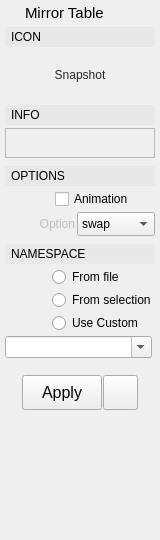
<?xml version="1.0" encoding="UTF-8"?>
<ui version="4.0">
 <class>Form</class>
 <widget class="QWidget" name="Form">
  <property name="geometry">
   <rect>
    <x>0</x>
    <y>0</y>
    <width>160</width>
    <height>540</height>
   </rect>
  </property>
  <property name="sizePolicy">
   <sizepolicy hsizetype="Preferred" vsizetype="Preferred">
    <horstretch>0</horstretch>
    <verstretch>0</verstretch>
   </sizepolicy>
  </property>
  <property name="minimumSize">
   <size>
    <width>160</width>
    <height>540</height>
   </size>
  </property>
  <property name="maximumSize">
   <size>
    <width>16777215</width>
    <height>16777215</height>
   </size>
  </property>
  <property name="windowTitle">
   <string>Form</string>
  </property>
  <property name="styleSheet">
   <string notr="true"/>
  </property>
  <layout class="QVBoxLayout" name="verticalLayout">
   <property name="spacing">
    <number>5</number>
   </property>
   <property name="leftMargin">
    <number>5</number>
   </property>
   <property name="topMargin">
    <number>2</number>
   </property>
   <property name="rightMargin">
    <number>5</number>
   </property>
   <property name="bottomMargin">
    <number>2</number>
   </property>
   <item>
    <layout class="QHBoxLayout" name="horizontalLayout_18">
     <property name="leftMargin">
      <number>2</number>
     </property>
     <property name="topMargin">
      <number>2</number>
     </property>
     <property name="rightMargin">
      <number>2</number>
     </property>
     <property name="bottomMargin">
      <number>0</number>
     </property>
     <item>
      <widget class="QLabel" name="label_6">
       <property name="maximumSize">
        <size>
         <width>13</width>
         <height>13</height>
        </size>
       </property>
       <property name="text">
        <string/>
       </property>
       <property name="pixmap">
        <pixmap>../icons/mirrortable2.png</pixmap>
       </property>
       <property name="scaledContents">
        <bool>true</bool>
       </property>
      </widget>
     </item>
     <item>
      <widget class="QLabel" name="label_2">
       <property name="font">
        <font>
         <family>Arial</family>
         <pointsize>11</pointsize>
         <weight>50</weight>
         <bold>false</bold>
        </font>
       </property>
       <property name="text">
        <string>Mirror Table</string>
       </property>
      </widget>
     </item>
    </layout>
   </item>
   <item>
    <widget class="QFrame" name="iconToggleBox">
     <property name="styleSheet">
      <string notr="true"/>
     </property>
     <property name="frameShape">
      <enum>QFrame::NoFrame</enum>
     </property>
     <property name="frameShadow">
      <enum>QFrame::Plain</enum>
     </property>
     <layout class="QVBoxLayout" name="verticalLayout_6">
      <property name="spacing">
       <number>0</number>
      </property>
      <property name="margin">
       <number>0</number>
      </property>
      <item>
       <widget class="QFrame" name="iconToggleBoxHeading">
        <property name="styleSheet">
         <string notr="true"/>
        </property>
        <property name="frameShape">
         <enum>QFrame::NoFrame</enum>
        </property>
        <property name="frameShadow">
         <enum>QFrame::Raised</enum>
        </property>
        <layout class="QVBoxLayout" name="verticalLayout_7">
         <property name="spacing">
          <number>0</number>
         </property>
         <property name="margin">
          <number>0</number>
         </property>
         <item>
          <widget class="QPushButton" name="iconToggleBoxButton">
           <property name="minimumSize">
            <size>
             <width>0</width>
             <height>20</height>
            </size>
           </property>
           <property name="styleSheet">
            <string notr="true">
QPushButton {
	Text-align: left;
	padding-left: 5px;
}

QPushButton:Checked {
	background-color: rgb(255,255,255,25);
}

QPushButton:!Checked {
	background-color: rgb(255,255,255,10);
}</string>
           </property>
           <property name="text">
            <string>ICON</string>
           </property>
           <property name="checkable">
            <bool>true</bool>
           </property>
           <property name="checked">
            <bool>true</bool>
           </property>
           <property name="flat">
            <bool>true</bool>
           </property>
          </widget>
         </item>
        </layout>
       </widget>
      </item>
      <item>
       <widget class="QFrame" name="iconToggleBoxFrame">
        <property name="sizePolicy">
         <sizepolicy hsizetype="Preferred" vsizetype="Expanding">
          <horstretch>0</horstretch>
          <verstretch>0</verstretch>
         </sizepolicy>
        </property>
        <property name="styleSheet">
         <string notr="true"/>
        </property>
        <property name="frameShape">
         <enum>QFrame::NoFrame</enum>
        </property>
        <property name="frameShadow">
         <enum>QFrame::Plain</enum>
        </property>
        <layout class="QVBoxLayout" name="verticalLayout_8">
         <property name="spacing">
          <number>3</number>
         </property>
         <property name="leftMargin">
          <number>0</number>
         </property>
         <property name="topMargin">
          <number>3</number>
         </property>
         <property name="rightMargin">
          <number>0</number>
         </property>
         <property name="bottomMargin">
          <number>0</number>
         </property>
         <item>
          <layout class="QHBoxLayout" name="thumbnailLayout">
           <property name="spacing">
            <number>0</number>
           </property>
           <property name="topMargin">
            <number>0</number>
           </property>
           <property name="bottomMargin">
            <number>0</number>
           </property>
           <item>
            <widget class="QFrame" name="thumbnailFrame">
             <property name="sizePolicy">
              <sizepolicy hsizetype="Expanding" vsizetype="Expanding">
               <horstretch>0</horstretch>
               <verstretch>1</verstretch>
              </sizepolicy>
             </property>
             <property name="minimumSize">
              <size>
               <width>50</width>
               <height>50</height>
              </size>
             </property>
             <property name="maximumSize">
              <size>
               <width>150</width>
               <height>150</height>
              </size>
             </property>
             <property name="styleSheet">
              <string notr="true"/>
             </property>
             <property name="frameShape">
              <enum>QFrame::NoFrame</enum>
             </property>
             <property name="frameShadow">
              <enum>QFrame::Plain</enum>
             </property>
             <property name="lineWidth">
              <number>0</number>
             </property>
             <layout class="QVBoxLayout" name="verticalLayout_4">
              <property name="spacing">
               <number>0</number>
              </property>
              <property name="margin">
               <number>0</number>
              </property>
              <item>
               <widget class="QToolButton" name="thumbnailButton">
                <property name="enabled">
                 <bool>true</bool>
                </property>
                <property name="sizePolicy">
                 <sizepolicy hsizetype="Expanding" vsizetype="Expanding">
                  <horstretch>0</horstretch>
                  <verstretch>1</verstretch>
                 </sizepolicy>
                </property>
                <property name="minimumSize">
                 <size>
                  <width>0</width>
                  <height>0</height>
                 </size>
                </property>
                <property name="maximumSize">
                 <size>
                  <width>150</width>
                  <height>150</height>
                 </size>
                </property>
                <property name="toolTip">
                 <string/>
                </property>
                <property name="layoutDirection">
                 <enum>Qt::LeftToRight</enum>
                </property>
                <property name="styleSheet">
                 <string notr="true">color: rgb(40, 40, 40);
border: 1px solid rgb(0, 0, 0, 0);
background-color: rgb(254, 255, 230, 0);</string>
                </property>
                <property name="text">
                 <string>Snapshot</string>
                </property>
                <property name="icon">
                 <iconset>
                  <normaloff>../icons/thumbnail.png</normaloff>../icons/thumbnail.png</iconset>
                </property>
                <property name="iconSize">
                 <size>
                  <width>150</width>
                  <height>150</height>
                 </size>
                </property>
                <property name="popupMode">
                 <enum>QToolButton::InstantPopup</enum>
                </property>
                <property name="toolButtonStyle">
                 <enum>Qt::ToolButtonIconOnly</enum>
                </property>
                <property name="autoRaise">
                 <bool>false</bool>
                </property>
               </widget>
              </item>
             </layout>
            </widget>
           </item>
          </layout>
         </item>
        </layout>
       </widget>
      </item>
     </layout>
    </widget>
   </item>
   <item>
    <widget class="QFrame" name="infoToggleBox">
     <property name="styleSheet">
      <string notr="true"/>
     </property>
     <property name="frameShape">
      <enum>QFrame::NoFrame</enum>
     </property>
     <property name="frameShadow">
      <enum>QFrame::Raised</enum>
     </property>
     <layout class="QVBoxLayout" name="verticalLayout_3">
      <property name="spacing">
       <number>0</number>
      </property>
      <property name="margin">
       <number>0</number>
      </property>
      <item>
       <widget class="QFrame" name="infoToggleBoxHeading">
        <property name="styleSheet">
         <string notr="true"/>
        </property>
        <property name="frameShape">
         <enum>QFrame::NoFrame</enum>
        </property>
        <property name="frameShadow">
         <enum>QFrame::Raised</enum>
        </property>
        <layout class="QVBoxLayout" name="verticalLayout_5">
         <property name="spacing">
          <number>0</number>
         </property>
         <property name="margin">
          <number>0</number>
         </property>
         <item>
          <widget class="QPushButton" name="infoToggleBoxButton">
           <property name="minimumSize">
            <size>
             <width>0</width>
             <height>20</height>
            </size>
           </property>
           <property name="styleSheet">
            <string notr="true">
QPushButton {
	Text-align: left;
	padding-left: 5px;
}

QPushButton:Checked {
	background-color: rgb(255,255,255,25);
}

QPushButton:!Checked {
	background-color: rgb(255,255,255,10);
}</string>
           </property>
           <property name="text">
            <string>INFO</string>
           </property>
           <property name="checkable">
            <bool>true</bool>
           </property>
           <property name="checked">
            <bool>true</bool>
           </property>
           <property name="flat">
            <bool>true</bool>
           </property>
          </widget>
         </item>
        </layout>
       </widget>
      </item>
      <item>
       <widget class="QFrame" name="infoToggleBoxFrame">
        <property name="sizePolicy">
         <sizepolicy hsizetype="Preferred" vsizetype="Fixed">
          <horstretch>0</horstretch>
          <verstretch>0</verstretch>
         </sizepolicy>
        </property>
        <property name="styleSheet">
         <string notr="true"/>
        </property>
        <property name="frameShape">
         <enum>QFrame::NoFrame</enum>
        </property>
        <property name="frameShadow">
         <enum>QFrame::Raised</enum>
        </property>
        <layout class="QVBoxLayout" name="verticalLayout_9">
         <property name="spacing">
          <number>3</number>
         </property>
         <property name="leftMargin">
          <number>0</number>
         </property>
         <property name="topMargin">
          <number>3</number>
         </property>
         <property name="rightMargin">
          <number>0</number>
         </property>
         <property name="bottomMargin">
          <number>3</number>
         </property>
         <item>
          <widget class="QFrame" name="infoFrame">
           <property name="sizePolicy">
            <sizepolicy hsizetype="Preferred" vsizetype="Expanding">
             <horstretch>0</horstretch>
             <verstretch>0</verstretch>
            </sizepolicy>
           </property>
           <property name="minimumSize">
            <size>
             <width>0</width>
             <height>30</height>
            </size>
           </property>
           <property name="frameShape">
            <enum>QFrame::StyledPanel</enum>
           </property>
           <property name="frameShadow">
            <enum>QFrame::Raised</enum>
           </property>
           <layout class="QHBoxLayout" name="horizontalLayout_3">
            <property name="spacing">
             <number>3</number>
            </property>
            <property name="margin">
             <number>0</number>
            </property>
           </layout>
          </widget>
         </item>
        </layout>
       </widget>
      </item>
     </layout>
    </widget>
   </item>
   <item>
    <widget class="QFrame" name="optionsToggleBox">
     <property name="styleSheet">
      <string notr="true"/>
     </property>
     <property name="frameShape">
      <enum>QFrame::NoFrame</enum>
     </property>
     <property name="frameShadow">
      <enum>QFrame::Raised</enum>
     </property>
     <layout class="QVBoxLayout" name="verticalLayout_10">
      <property name="spacing">
       <number>0</number>
      </property>
      <property name="margin">
       <number>0</number>
      </property>
      <item>
       <widget class="QFrame" name="optionsToggleBoxHeading">
        <property name="styleSheet">
         <string notr="true"/>
        </property>
        <property name="frameShape">
         <enum>QFrame::NoFrame</enum>
        </property>
        <property name="frameShadow">
         <enum>QFrame::Raised</enum>
        </property>
        <layout class="QVBoxLayout" name="verticalLayout_11">
         <property name="spacing">
          <number>0</number>
         </property>
         <property name="margin">
          <number>0</number>
         </property>
         <item>
          <widget class="QPushButton" name="optionsToggleBoxButton">
           <property name="minimumSize">
            <size>
             <width>0</width>
             <height>20</height>
            </size>
           </property>
           <property name="styleSheet">
            <string notr="true">
QPushButton {
	Text-align: left;
	padding-left: 5px;
}

QPushButton:Checked {
	background-color: rgb(255,255,255,25);
}

QPushButton:!Checked {
	background-color: rgb(255,255,255,10);
}</string>
           </property>
           <property name="text">
            <string>OPTIONS</string>
           </property>
           <property name="checkable">
            <bool>true</bool>
           </property>
           <property name="checked">
            <bool>true</bool>
           </property>
           <property name="flat">
            <bool>true</bool>
           </property>
          </widget>
         </item>
        </layout>
       </widget>
      </item>
      <item>
       <widget class="QFrame" name="optionsToggleBoxFrame">
        <property name="sizePolicy">
         <sizepolicy hsizetype="Preferred" vsizetype="Expanding">
          <horstretch>0</horstretch>
          <verstretch>0</verstretch>
         </sizepolicy>
        </property>
        <property name="styleSheet">
         <string notr="true"/>
        </property>
        <property name="frameShape">
         <enum>QFrame::NoFrame</enum>
        </property>
        <property name="frameShadow">
         <enum>QFrame::Raised</enum>
        </property>
        <layout class="QVBoxLayout" name="verticalLayout_12">
         <property name="spacing">
          <number>3</number>
         </property>
         <property name="leftMargin">
          <number>0</number>
         </property>
         <property name="topMargin">
          <number>3</number>
         </property>
         <property name="rightMargin">
          <number>0</number>
         </property>
         <property name="bottomMargin">
          <number>3</number>
         </property>
         <item>
          <layout class="QHBoxLayout" name="horizontalLayout_19">
           <property name="spacing">
            <number>2</number>
           </property>
           <property name="leftMargin">
            <number>0</number>
           </property>
           <property name="topMargin">
            <number>0</number>
           </property>
           <item>
            <widget class="QLabel" name="label_20">
             <property name="sizePolicy">
              <sizepolicy hsizetype="Preferred" vsizetype="Preferred">
               <horstretch>2</horstretch>
               <verstretch>0</verstretch>
              </sizepolicy>
             </property>
             <property name="minimumSize">
              <size>
               <width>40</width>
               <height>0</height>
              </size>
             </property>
             <property name="maximumSize">
              <size>
               <width>16777215</width>
               <height>16777215</height>
              </size>
             </property>
             <property name="layoutDirection">
              <enum>Qt::LeftToRight</enum>
             </property>
             <property name="text">
              <string/>
             </property>
             <property name="alignment">
              <set>Qt::AlignRight|Qt::AlignTrailing|Qt::AlignVCenter</set>
             </property>
            </widget>
           </item>
           <item>
            <widget class="QCheckBox" name="mirrorAnimationCheckBox">
             <property name="sizePolicy">
              <sizepolicy hsizetype="Minimum" vsizetype="Fixed">
               <horstretch>4</horstretch>
               <verstretch>0</verstretch>
              </sizepolicy>
             </property>
             <property name="minimumSize">
              <size>
               <width>100</width>
               <height>0</height>
              </size>
             </property>
             <property name="text">
              <string>Animation</string>
             </property>
            </widget>
           </item>
          </layout>
         </item>
         <item>
          <layout class="QHBoxLayout" name="horizontalLayout_16">
           <property name="spacing">
            <number>2</number>
           </property>
           <property name="topMargin">
            <number>0</number>
           </property>
           <item>
            <widget class="QLabel" name="label_12">
             <property name="enabled">
              <bool>false</bool>
             </property>
             <property name="sizePolicy">
              <sizepolicy hsizetype="Preferred" vsizetype="Preferred">
               <horstretch>2</horstretch>
               <verstretch>0</verstretch>
              </sizepolicy>
             </property>
             <property name="minimumSize">
              <size>
               <width>70</width>
               <height>0</height>
              </size>
             </property>
             <property name="maximumSize">
              <size>
               <width>16777215</width>
               <height>16777215</height>
              </size>
             </property>
             <property name="text">
              <string>Option</string>
             </property>
             <property name="alignment">
              <set>Qt::AlignRight|Qt::AlignTrailing|Qt::AlignVCenter</set>
             </property>
            </widget>
           </item>
           <item>
            <widget class="QComboBox" name="mirrorOptionComboBox">
             <property name="sizePolicy">
              <sizepolicy hsizetype="Preferred" vsizetype="Fixed">
               <horstretch>4</horstretch>
               <verstretch>0</verstretch>
              </sizepolicy>
             </property>
             <property name="minimumSize">
              <size>
               <width>0</width>
               <height>24</height>
              </size>
             </property>
             <property name="maximumSize">
              <size>
               <width>16777215</width>
               <height>16777215</height>
              </size>
             </property>
             <item>
              <property name="text">
               <string>swap</string>
              </property>
             </item>
             <item>
              <property name="text">
               <string>left to right</string>
              </property>
             </item>
             <item>
              <property name="text">
               <string>right to left</string>
              </property>
             </item>
            </widget>
           </item>
          </layout>
         </item>
        </layout>
       </widget>
      </item>
     </layout>
    </widget>
   </item>
   <item>
    <widget class="QFrame" name="namespaceToggleBox">
     <property name="styleSheet">
      <string notr="true"/>
     </property>
     <property name="frameShape">
      <enum>QFrame::NoFrame</enum>
     </property>
     <property name="frameShadow">
      <enum>QFrame::Raised</enum>
     </property>
     <layout class="QVBoxLayout" name="verticalLayout_16">
      <property name="spacing">
       <number>0</number>
      </property>
      <property name="margin">
       <number>0</number>
      </property>
      <item>
       <widget class="QFrame" name="namespaceToggleBoxHeading">
        <property name="styleSheet">
         <string notr="true"/>
        </property>
        <property name="frameShape">
         <enum>QFrame::NoFrame</enum>
        </property>
        <property name="frameShadow">
         <enum>QFrame::Raised</enum>
        </property>
        <layout class="QVBoxLayout" name="verticalLayout_17">
         <property name="spacing">
          <number>0</number>
         </property>
         <property name="margin">
          <number>0</number>
         </property>
         <item>
          <widget class="QPushButton" name="namespaceToggleBoxButton">
           <property name="minimumSize">
            <size>
             <width>0</width>
             <height>20</height>
            </size>
           </property>
           <property name="styleSheet">
            <string notr="true">
QPushButton {
	Text-align: left;
	padding-left: 5px;
}

QPushButton:Checked {
	background-color: rgb(255,255,255,25);
}

QPushButton:!Checked {
	background-color: rgb(255,255,255,10);
}</string>
           </property>
           <property name="text">
            <string>NAMESPACE</string>
           </property>
           <property name="checkable">
            <bool>true</bool>
           </property>
           <property name="checked">
            <bool>true</bool>
           </property>
           <property name="flat">
            <bool>true</bool>
           </property>
          </widget>
         </item>
        </layout>
       </widget>
      </item>
      <item>
       <widget class="QFrame" name="namespaceToggleBoxFrame">
        <property name="sizePolicy">
         <sizepolicy hsizetype="Preferred" vsizetype="Expanding">
          <horstretch>0</horstretch>
          <verstretch>0</verstretch>
         </sizepolicy>
        </property>
        <property name="styleSheet">
         <string notr="true"/>
        </property>
        <property name="frameShape">
         <enum>QFrame::NoFrame</enum>
        </property>
        <property name="frameShadow">
         <enum>QFrame::Raised</enum>
        </property>
        <layout class="QVBoxLayout" name="verticalLayout_18">
         <property name="spacing">
          <number>3</number>
         </property>
         <property name="leftMargin">
          <number>0</number>
         </property>
         <property name="topMargin">
          <number>3</number>
         </property>
         <property name="rightMargin">
          <number>3</number>
         </property>
         <property name="bottomMargin">
          <number>3</number>
         </property>
         <item>
          <layout class="QHBoxLayout" name="horizontalLayout_5">
           <property name="spacing">
            <number>2</number>
           </property>
           <property name="leftMargin">
            <number>0</number>
           </property>
           <property name="topMargin">
            <number>0</number>
           </property>
           <item>
            <widget class="QLabel" name="label_16">
             <property name="sizePolicy">
              <sizepolicy hsizetype="Preferred" vsizetype="Preferred">
               <horstretch>2</horstretch>
               <verstretch>0</verstretch>
              </sizepolicy>
             </property>
             <property name="minimumSize">
              <size>
               <width>40</width>
               <height>0</height>
              </size>
             </property>
             <property name="maximumSize">
              <size>
               <width>16777215</width>
               <height>16777215</height>
              </size>
             </property>
             <property name="layoutDirection">
              <enum>Qt::LeftToRight</enum>
             </property>
             <property name="text">
              <string/>
             </property>
             <property name="alignment">
              <set>Qt::AlignRight|Qt::AlignTrailing|Qt::AlignVCenter</set>
             </property>
            </widget>
           </item>
           <item>
            <widget class="QRadioButton" name="useFileNamespace">
             <property name="sizePolicy">
              <sizepolicy hsizetype="Preferred" vsizetype="Fixed">
               <horstretch>4</horstretch>
               <verstretch>0</verstretch>
              </sizepolicy>
             </property>
             <property name="minimumSize">
              <size>
               <width>100</width>
               <height>0</height>
              </size>
             </property>
             <property name="text">
              <string>From file</string>
             </property>
            </widget>
           </item>
          </layout>
         </item>
         <item>
          <layout class="QHBoxLayout" name="horizontalLayout_10">
           <property name="spacing">
            <number>2</number>
           </property>
           <property name="leftMargin">
            <number>0</number>
           </property>
           <property name="topMargin">
            <number>0</number>
           </property>
           <item>
            <widget class="QLabel" name="label_17">
             <property name="sizePolicy">
              <sizepolicy hsizetype="Preferred" vsizetype="Preferred">
               <horstretch>2</horstretch>
               <verstretch>0</verstretch>
              </sizepolicy>
             </property>
             <property name="minimumSize">
              <size>
               <width>40</width>
               <height>0</height>
              </size>
             </property>
             <property name="maximumSize">
              <size>
               <width>16777215</width>
               <height>16777215</height>
              </size>
             </property>
             <property name="layoutDirection">
              <enum>Qt::LeftToRight</enum>
             </property>
             <property name="text">
              <string/>
             </property>
             <property name="alignment">
              <set>Qt::AlignRight|Qt::AlignTrailing|Qt::AlignVCenter</set>
             </property>
            </widget>
           </item>
           <item>
            <widget class="QRadioButton" name="useSelectionNamespace">
             <property name="sizePolicy">
              <sizepolicy hsizetype="Preferred" vsizetype="Fixed">
               <horstretch>4</horstretch>
               <verstretch>0</verstretch>
              </sizepolicy>
             </property>
             <property name="minimumSize">
              <size>
               <width>100</width>
               <height>0</height>
              </size>
             </property>
             <property name="text">
              <string>From selection</string>
             </property>
            </widget>
           </item>
          </layout>
         </item>
         <item>
          <layout class="QHBoxLayout" name="horizontalLayout_12">
           <property name="spacing">
            <number>2</number>
           </property>
           <property name="leftMargin">
            <number>0</number>
           </property>
           <property name="topMargin">
            <number>0</number>
           </property>
           <item>
            <widget class="QLabel" name="label_19">
             <property name="sizePolicy">
              <sizepolicy hsizetype="Preferred" vsizetype="Preferred">
               <horstretch>2</horstretch>
               <verstretch>0</verstretch>
              </sizepolicy>
             </property>
             <property name="minimumSize">
              <size>
               <width>40</width>
               <height>0</height>
              </size>
             </property>
             <property name="maximumSize">
              <size>
               <width>16777215</width>
               <height>16777215</height>
              </size>
             </property>
             <property name="layoutDirection">
              <enum>Qt::LeftToRight</enum>
             </property>
             <property name="text">
              <string/>
             </property>
             <property name="alignment">
              <set>Qt::AlignRight|Qt::AlignTrailing|Qt::AlignVCenter</set>
             </property>
            </widget>
           </item>
           <item>
            <widget class="QRadioButton" name="useCustomNamespace">
             <property name="sizePolicy">
              <sizepolicy hsizetype="Preferred" vsizetype="Fixed">
               <horstretch>4</horstretch>
               <verstretch>0</verstretch>
              </sizepolicy>
             </property>
             <property name="minimumSize">
              <size>
               <width>100</width>
               <height>0</height>
              </size>
             </property>
             <property name="text">
              <string>Use Custom</string>
             </property>
            </widget>
           </item>
          </layout>
         </item>
         <item>
          <widget class="QComboBox" name="namespaceComboBox">
           <property name="sizePolicy">
            <sizepolicy hsizetype="Preferred" vsizetype="Preferred">
             <horstretch>0</horstretch>
             <verstretch>0</verstretch>
            </sizepolicy>
           </property>
           <property name="editable">
            <bool>true</bool>
           </property>
           <property name="frame">
            <bool>true</bool>
           </property>
          </widget>
         </item>
        </layout>
       </widget>
      </item>
     </layout>
    </widget>
   </item>
   <item>
    <widget class="QFrame" name="previewButtons">
     <property name="frameShape">
      <enum>QFrame::NoFrame</enum>
     </property>
     <property name="frameShadow">
      <enum>QFrame::Raised</enum>
     </property>
     <layout class="QHBoxLayout" name="horizontalLayout_6">
      <property name="spacing">
       <number>1</number>
      </property>
      <item>
       <spacer name="horizontalSpacer_3">
        <property name="orientation">
         <enum>Qt::Horizontal</enum>
        </property>
        <property name="sizeHint" stdset="0">
         <size>
          <width>40</width>
          <height>20</height>
         </size>
        </property>
       </spacer>
      </item>
      <item>
       <widget class="QPushButton" name="acceptButton">
        <property name="sizePolicy">
         <sizepolicy hsizetype="Preferred" vsizetype="Fixed">
          <horstretch>0</horstretch>
          <verstretch>0</verstretch>
         </sizepolicy>
        </property>
        <property name="minimumSize">
         <size>
          <width>80</width>
          <height>35</height>
         </size>
        </property>
        <property name="maximumSize">
         <size>
          <width>125</width>
          <height>35</height>
         </size>
        </property>
        <property name="font">
         <font>
          <family>Arial</family>
          <pointsize>12</pointsize>
          <weight>50</weight>
          <bold>false</bold>
         </font>
        </property>
        <property name="toolTip">
         <string/>
        </property>
        <property name="styleSheet">
         <string notr="true"/>
        </property>
        <property name="text">
         <string>Apply</string>
        </property>
       </widget>
      </item>
      <item>
       <widget class="QPushButton" name="selectionSetButton">
        <property name="minimumSize">
         <size>
          <width>35</width>
          <height>35</height>
         </size>
        </property>
        <property name="maximumSize">
         <size>
          <width>35</width>
          <height>16777215</height>
         </size>
        </property>
        <property name="text">
         <string/>
        </property>
        <property name="icon">
         <iconset>
          <normaloff>../icons/selectionSet2.png</normaloff>../icons/selectionSet2.png</iconset>
        </property>
        <property name="iconSize">
         <size>
          <width>25</width>
          <height>25</height>
         </size>
        </property>
       </widget>
      </item>
      <item>
       <spacer name="horizontalSpacer_4">
        <property name="orientation">
         <enum>Qt::Horizontal</enum>
        </property>
        <property name="sizeHint" stdset="0">
         <size>
          <width>40</width>
          <height>20</height>
         </size>
        </property>
       </spacer>
      </item>
     </layout>
    </widget>
   </item>
   <item>
    <widget class="QFrame" name="labelSpacer_2">
     <property name="sizePolicy">
      <sizepolicy hsizetype="Preferred" vsizetype="Expanding">
       <horstretch>0</horstretch>
       <verstretch>2</verstretch>
      </sizepolicy>
     </property>
     <property name="frameShape">
      <enum>QFrame::NoFrame</enum>
     </property>
     <property name="frameShadow">
      <enum>QFrame::Raised</enum>
     </property>
    </widget>
   </item>
   <item>
    <widget class="QLabel" name="labelSpacer">
     <property name="maximumSize">
      <size>
       <width>16777215</width>
       <height>0</height>
      </size>
     </property>
     <property name="text">
      <string/>
     </property>
    </widget>
   </item>
  </layout>
 </widget>
 <resources/>
 <connections/>
 <slots>
  <slot>snapshot()</slot>
  <slot>apply()</slot>
  <slot>edit()</slot>
  <slot>showContextMenu()</slot>
 </slots>
</ui>
